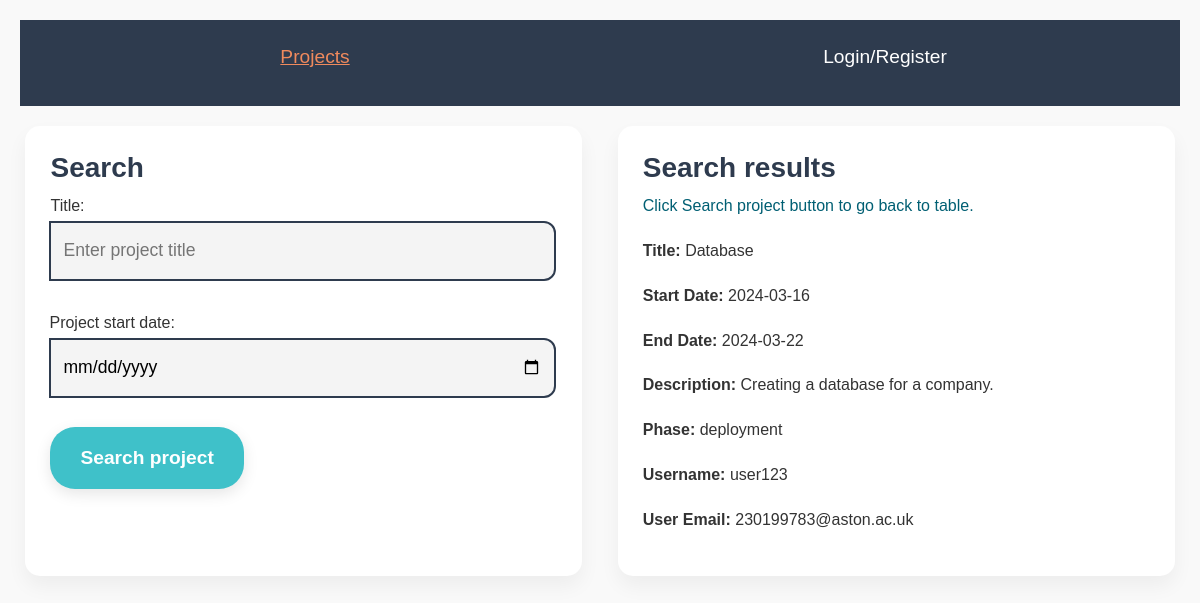
/project.php?id=2, run on the app's committed database.
### tables this page shows
CREATE TABLE `projects` (
  `pid` int(10) UNSIGNED NOT NULL,
  `title` varchar(100) NOT NULL,
  `start_date` date DEFAULT NULL,
  `end_date` date DEFAULT NULL,
  `phase` enum('design','development','testing','deployment','complete') DEFAULT NULL,
  `description` varchar(500) DEFAULT NULL,
  `uid` int(10) UNSIGNED NOT NULL
);

CREATE TABLE `users` (
  `uid` int(10) UNSIGNED NOT NULL,
  `username` varchar(255) NOT NULL,
  `password` varchar(255) NOT NULL,
  `email` varchar(255) NOT NULL
);

### project.php (the view, shortened to what this page needs)
<!DOCTYPE html>
<html lang="en">
	<head>
		<link rel="stylesheet" href="https://cdn.jsdelivr.net/npm/bootstrap@5.1.1/dist/css/bootstrap.min.css" />
		<link rel="stylesheet" type="text/css" href="css/style.css">
	</head>
	<body>
		<header id="main-header">
			<nav>
				<ul>
					<li><a class="reactive" href="">Projects</a></li>
					<li><a href="login.php">Login/Register</a></li>
				</ul>
			</nav>
		</header>
		<main>
			<section class=boxes>
				<section id="left">
					<h3>Search</h3>
					<form method="post" action="project.php">
						<section class="input-group">
							<label>Title:</label>
							<input name="title" type="text" placeholder="Enter project title" >
						</section><br>
						<section class="input-group">
							<br><label for="sDate">Project start date:</label>
							<input type="date" name="sDate" >
						</section><br>
						<button type="submit" value="Search project">Search project</button><br><br>
					</form>
				</section>
				<section id="right">
					<h3>Search results</h3>
					<?php
						if (isset($_POST['submitted'])){
							require_once ('connectdb.php');
							$title = isset($_POST['title']) ? $_POST['title'] : '';
							$sdate = isset($_POST['sDate']) ? $_POST['sDate'] : '';
							if(!($title) && !($sdate)){
								unset($_POST['submitted']);
								header("Location:project.php");
							}
							if ($title && $sdate) {
								try {
									$query = "SELECT * FROM projects WHERE title LIKE CONCAT('%', ?, '%') AND start_date = ?";
									$statement = $db->prepare($query);
									$statement->execute(array($title, $sdate));
									$rows = $statement->fetchAll(PDO::FETCH_ASSOC);
									if ($rows) {
										?>
										<table cellspacing="0" cellpadding="5" id="myTable">
											<tr>
												<th align='left'><b>Project name</b></th>
												<th align='left'><b>Start Date</b></th>
												<th align='left'><b>Description</b></th>
											</tr>
											<?php
											foreach ($rows as $row) {
												echo "<tr onclick=\"window.location='project.php?id=" . $row['pid'] . "'\">";
												echo "<td align='left'>" . $row['title'] . "</td>";
												echo "<td align='left'>" . $row['start_date'] . "</td>";
												echo "<td align='left'>" . $row['description'] . "</td>";
												echo "</tr>\n";
											}
										echo "<p style='color:#005f73;'>Click on a project to show full project details.</p>";
										echo '</table>';
									}
									else {
										echo"<p style='color:#005f73;'>Click Search project button to go back to table.</p>";
										echo "<p>No projects in the list.</p>\n";
									}
								} catch (PDOException $ex) {
									echo "<p style='color:red'>Failed to execute the query: " . $ex->getMessage() . "</p>\n";
								}
							}
							if ($title && !($sdate)) {
								try {
									$query = "SELECT * FROM projects WHERE title LIKE CONCAT('%', ?, '%') ";
									$statement = $db->prepare($query);
									$statement->execute(array($title));
									$rows = $statement->fetchAll(PDO::FETCH_ASSOC);
									if ($rows) {
										?>
										<table cellspacing="0" cellpadding="5" id="myTable">
											<tr>
												<th align='left'><b>Project name</b></th>
												<th align='left'><b>Start Date</b></th>
												<th align='left'><b>Description</b></th>
											</tr>
											<?php
											foreach ($rows as $row) {
												echo "<tr onclick=\"window.location='project.php?id=" . $row['pid'] . "'\">";
												echo "<td align='left'>" . $row['title'] . "</td>";
												echo "<td align='left'>" . $row['start_date'] . "</td>";
												echo "<td align='left'>" . $row['description'] . "</td>";
												echo "</tr>\n";
											}
										echo "<p style='color:#005f73;'>Click on a project to show full project details.</p>";
										echo '</table>';
									}
									else {
										echo"<p style='color:#005f73;'>Click Search project button to go back to table.</p>";
										echo "<p>No projects in the list.</p>\n";
									}
								} catch (PDOException $ex) {
									echo "<p style='color:red'>Failed to execute the query: " . $ex->getMessage() . "</p>\n";
								}
							}
							if (!($title) && $sdate) {
								try {
									$query = "SELECT * FROM projects WHERE start_date = ?";
									$statement = $db->prepare($query);
									$statement->execute(array($sdate));
									$rows = $statement->fetchAll(PDO::FETCH_ASSOC);
									if ($rows) {
										?>
										<table cellspacing="0" cellpadding="5" id="myTable">
											<tr>
												<th align='left'><b>Project name</b></th>
												<th align='left'><b>Start Date</b></th>
												<th align='left'><b>Description</b></th>
											</tr>
											<?php
											foreach ($rows as $row) {
												echo "<tr onclick=\"window.location='project.php?id=" . $row['pid'] . "'\">";
												echo "<td align='left'>" . $row['title'] . "</td>";
												echo "<td align='left'>" . $row['start_date'] . "</td>";
												echo "<td align='left'>" . $row['description'] . "</td>";
												echo "</tr>\n";
											}
										echo "<p style='color:#005f73;'>Click on a project to show full project details.</p>";
										echo '</table>';
									}
									else {
										echo"<p style='color:#005f73;'>Click Search project button to go back to table.</p>";
										echo "<p>No projects in the list.</p>\n";
									}
								} catch (PDOException $ex) {
									echo "<p style='color:red'>Failed to execute the query: " . $ex->getMessage() . "</p>\n";
								}
							}
						}
						elseif(isset($_GET['id'])) {
							$project_id = $_GET['id'];
							require_once('connectdb.php');
							$query="SELECT *  FROM projects WHERE projects.pid = ?";
							$statement=$db->prepare($query);
							$statement->execute(array($project_id));
							$project_details=$statement->fetch(PDO::FETCH_ASSOC);
							$query2 = "SELECT users.username, users.email FROM projects INNER JOIN users ON projects.uid = users.uid WHERE projects.pid = ?";
							$statement2 = $db->prepare($query2);
							$statement2->execute(array($project_id));
							$user_details = $statement2->fetch(PDO::FETCH_ASSOC);
							echo"<p style='color:#005f73;'>Click Search project button to go back to table.</p>";
							echo "<p><b>Title:</b> " . $project_details['title'] . "</p>";
							echo "<p><b>Start Date:</b> " . $project_details['start_date'] . "</p>";
							echo "<p><b>End Date:</b> " . $project_details['end_date'] . "</p>";
							echo "<p><b>Description:</b> " . $project_details['description'] . "</p>";
							echo "<p><b>Phase:</b> " . $project_details['phase'] . "</p>";
							echo "<p><b>Username:</b> " . $user_details['username'] . "</p>";
							echo "<p><b>User Email:</b> " . $user_details['email'] . "</p>";
						}
					?>
				</section>
			</section>
		</main>
	</body>
</html>

### css/style.css (style rules this page uses)
body { font-family: 'Poppins', sans-serif; background: #f9f9f9; line-height: 1.8; margin: 0; padding: 20px; color: #333333; }
#main-header nav { background: #2e3b4e; color: #ffffff; padding: 15px 10px; }
#main-header ul { list-style: none; padding: 0; display: flex; justify-content: space-between; align-items: center; }
#main-header ul li { padding-top: 5px; flex:1; text-align: center; font-size: 1.2rem; }
#main-header ul li a { color: #ffffff; text-decoration: none; transition: color 0.3s ease; }
#main-header ul li a.reactive { color: #f08a5d; text-decoration: underline; }
h1, h2, h3, h6 { color: #2e3b4e; font-weight: 700; }
.boxes { display: flex; flex-wrap: wrap; gap: 30px; justify-content: space-evenly; padding-bottom: 20px; }
#left, #right { flex-basis: 48%; background: #ffffff; padding: 25px; margin-top: 20px; border-radius: 15px; box-shadow: 0 10px 20px rgba(0, 0, 0, 0.05); transition: transform 0.3s ease, box-shadow 0.3s ease; }
.input-group { flex-basis: 48%; }
.input-group input[type='text'], .input-group input[type='email'], .input-group input[type='date'], .input-group input[type='password'], textarea { width: 100%; border: 2px solid #2e3b4e; border-radius: 12px; padding: 12px; font-size: 1.1rem; background: #f4f4f4; transition: border-color 0.3s ease; }
button[type='submit'] { background-color: #3fc1c9; color: #ffffff; padding: 14px 30px; border: none; cursor: pointer; border-radius: 25px; font-size: 1.2rem; font-weight: bold; box-shadow: 0 5px 15px rgba(0, 0, 0, 0.1); transition: background-color 0.3s ease, transform 0.2s ease; }

### data on the page
projects: title "Database", start_date "2024-03-16", end_date "2024-03-22", description "Creating a database for a company.", phase "deployment"
users: username "user123", email "230199783@aston.ac.uk"
